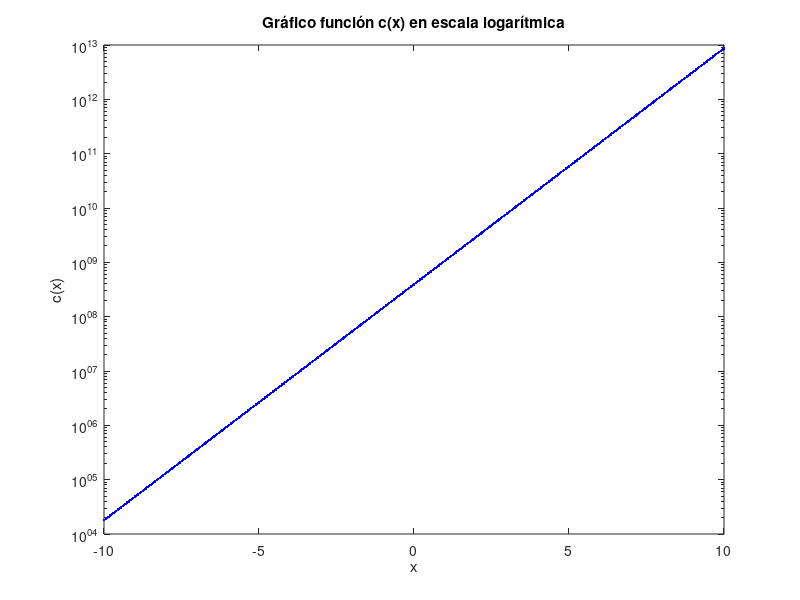

Recreate this plot in MATLAB.
%Rango de valores
x = 0:0.01:15*pi;

%Función 1

f1 = 8*(log(4*x + 12)/log(5));

%Función 2

f2 = sin((6)*((log(x+9)/log(2)))) + cos(7*(log(4*x+32)/log(6)));


%Gráfico función 1
plot(x,f1, 'r *')
title('Gráfico función a(x)')
xlabel('x')
ylabel('a(x)')

%Gráfico función 2
plot(x,f2, 'g +')
title('Gráfico función b(x)')
xlabel('x')
ylabel('b(x)')


%Gráfico en conjunto

hold on 

plot(x,f1, 'r *')
plot(x,f2, 'g +')
title('Gráfico a(x) y b(x)')
xlabel('x')
ylabel('y(x)')
legend('a(x)','b(x)')

hold off

%Función 3

x2 = -10:0.05:10;
f3 = 6*exp(x2+18);

%Gráfico normal f3 
plot(x2,f3, 'b .')
title('Gráfico función c(x)')
xlabel('x')
ylabel('c(x)')


%Gráfico función 3 escala logarítmica 
semilogy(x2,f3, 'b .')
title ( 'Gráfico función c(x) en escala logarítmica' )
xlabel('x')
ylabel('c(x)')